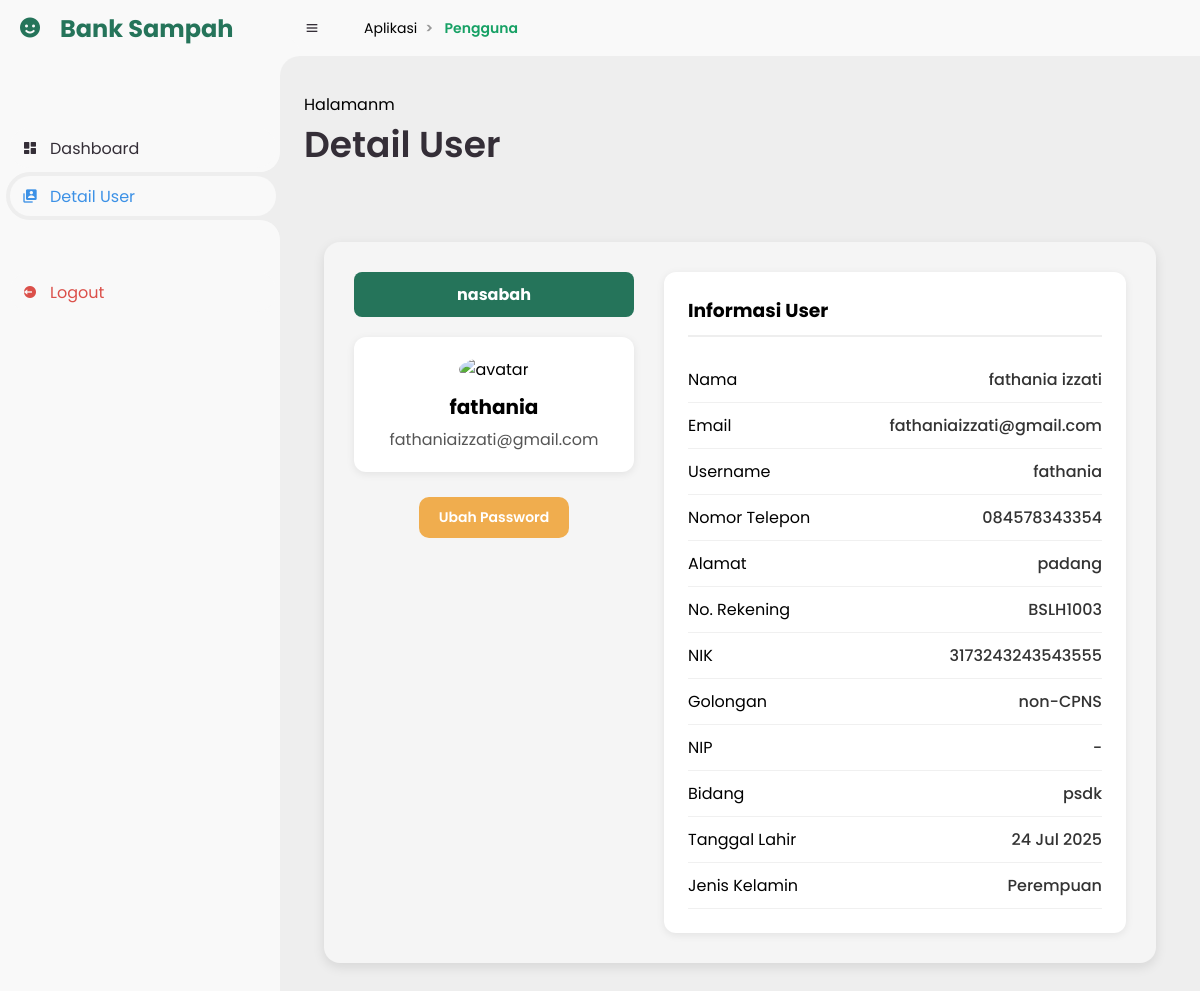
/index.php?page=detail_user (signed in), run on the app's committed database.
### tables this page shows
CREATE TABLE `dompet` (
  `id` int(11) NOT NULL,
  `id_user` int(11) DEFAULT NULL,
  `uang` decimal(11,2) NOT NULL DEFAULT 0.00,
  `emas` varbinary(512) DEFAULT NULL
);

CREATE TABLE `user` (
  `id` int(11) NOT NULL,
  `email` varchar(255) DEFAULT NULL,
  `username` varchar(255) NOT NULL,
  `password` varchar(255) NOT NULL,
  `nama` varchar(40) NOT NULL,
  `no_rek` varchar(10) NOT NULL,
  `notelp` varchar(200) DEFAULT NULL,
  `nik` varchar(200) DEFAULT NULL,
  `nip` varchar(20) DEFAULT NULL,
  `gol` varchar(10) DEFAULT NULL,
  `alamat` varchar(255) DEFAULT NULL,
  `tgl_lahir` date DEFAULT NULL,
  `kelamin` enum('Laki-Laki','Perempuan') NOT NULL,
  `bidang` varchar(100) DEFAULT NULL,
  `role` enum('admin','nasabah') NOT NULL,
  `created_at` datetime NOT NULL DEFAULT current_timestamp() ON UPDATE current_timestamp(),
  `frekuensi_menabung` int(11) DEFAULT 0,
  `terakhir_menabung` datetime DEFAULT NULL,
  `status` tinyint(1) DEFAULT 0,
  `verify_token` varchar(255) DEFAULT NULL,
  `verify_status` enum('pending','verified') DEFAULT 'pending'
);

### views/detail_user/index_detail.php (the view, shortened to what this page needs)
<?php
include_once __DIR__ . '/../layouts/sidebar.php';
include_once __DIR__ . '/../../config/koneksi.php';
function getUserData($koneksi, $username)
{
    $query = "SELECT u.id, u.username, u.nama, u.nik, u.nip, u.no_rek, u.gol, u.bidang,
                     u.tgl_lahir, u.kelamin, u.email, u.notelp, u.alamat,
                     u.created_at AS tanggal_bergabung, u.role,
                     d.uang, d.emas
              FROM user u
              LEFT JOIN dompet d ON u.id = d.id_user
              WHERE u.username = ?
              LIMIT 1";
    $stmt = $koneksi->prepare($query);
    $stmt->bind_param("s", $username);
    $stmt->execute();
    $result = $stmt->get_result();
    return $result ? $result->fetch_assoc() : null;
}
$username = $_SESSION['username'];
$data = getUserData($koneksi, $username);
?>
<!DOCTYPE html>
<html lang="en">
<head>
    <link href='https://unpkg.com/boxicons@2.0.9/css/boxicons.min.css' rel='stylesheet'>
    <link rel="stylesheet" href="../../assets/css/style.css">
</head>
<body>
    <section id="content">
        <nav>
            <i class='bx bx-menu'></i>
            <?php include_once __DIR__ . '/../layouts/breadcrumb.php'; ?>
        </nav>
        <main>
            <div class="head-title">
                <div class="left">
                    <span>Halamanm</span>
                    <h1>Detail User</h1>
                </div>
            </div>
            <div class="main--content">
                <div class="containeruser">
                    <div class="card-wrapper">
                        <div class="left-card">
                            <div class="card-title" id="inputRole">
                                <?= htmlspecialchars($data['role']) ?>
                            </div>
                            <div class="card user-card">
                                <img src="https://img.icons8.com/ios-filled/100/000000/user-male-circle.png" alt="avatar" class="avatar" />
                                <div class="user-info">
                                    <h3><?= htmlspecialchars($data['username']) ?></h3>
                                    <p><?= htmlspecialchars($data['email']) ?></p>
                                </div>
                            </div><br>
                            <?php if ($data['role'] === 'nasabah') : ?>
                                <div class="text-center mt-3">
                                    <a href="index.php?page=ubah_password&id=<?= $data['id'] ?>" class="btn btn-warning">Ubah Password</a>
                                </div>
                            <?php endif; ?>
                        </div>
                        <div class="right-card card">
                            <h3>Informasi User</h3>
                            <div class="info-row">
                                <span>Nama</span><span class="value"><?= htmlspecialchars($data['nama'] ?? '-') ?></span>
                            </div>
                            <div class="info-row">
                                <span>Email</span><span class="value"><?= htmlspecialchars($data['email'] ?? '-') ?></span>
                            </div>
                            <div class="info-row">
                                <span>Username</span><span class="value"><?= htmlspecialchars($data['username'] ?? '-') ?></span>
                            </div>
                            <div class="info-row">
                                <span>Nomor Telepon</span><span class="value"><?= htmlspecialchars($data['notelp'] ?? '-') ?></span>
                            </div>
                            <div class="info-row">
                                <span>Alamat</span><span class="value"><?= htmlspecialchars($data['alamat'] ?? '-') ?></span>
                            </div>
                            <?php if ($_SESSION['role'] !== 'admin') : ?>
                                <div class="info-row">
                                    <span>No. Rekening</span><span class="value"><?= htmlspecialchars($data['no_rek'] ?? '-') ?></span>
                                </div>
                                <div class="info-row">
                                    <span>NIK</span><span class="value"><?= htmlspecialchars($data['nik'] ?? '-') ?></span>
                                </div>
                                <div class="info-row">
                                    <span>Golongan</span><span class="value"><?= htmlspecialchars($data['gol'] ?? '-') ?></span>
                                </div>
                                <div class="info-row">
                                    <span>NIP</span>
                                    <span class="value">
                                        <?= (empty($data['nip']) || $data['nip'] === '0') ? '-' : htmlspecialchars($data['nip']) ?>
                                    </span>
                                </div>
                                <div class="info-row">
                                    <span>Bidang</span><span class="value"><?= htmlspecialchars($data['bidang'] ?? '-') ?></span>
                                </div>
                                <div class="info-row">
                                    <span>Tanggal Lahir</span>
                                    <span class="value">
                                        <?= !empty($data['tgl_lahir']) ? date('d M Y', strtotime($data['tgl_lahir'])) : '-' ?>
                                    </span>
                                </div>
                                <div class="info-row">
                                    <span>Jenis Kelamin</span><span class="value"><?= htmlspecialchars($data['kelamin'] ?? '-') ?></span>
                                </div>
                            <?php endif; ?>
                        </div>
                    </div>
        </main>
    </section>
</body>
</html>

### assets/css/style.css (style rules this page uses)
* { margin: 0; padding: 0; box-sizing: border-box; }
a { text-decoration: none; }
:root { --poppins: 'Poppins', sans-serif; --lato: 'Lato', sans-serif; --light: #F9F9F9; --blue: #3C91E6; --light-blue: #CFE8FF; --grey: #eee; --dark-grey: #AAAAAA; --dark: #342E37; --red: #DB504A; --yellow: #FFCE26; --light-yellow: #FFF2C6; --orange: #FD7238; --light-orange: #FFE0D3; }
html { overflow-x: hidden; }
body { background: var(--grey); overflow-x: hidden; }
#content { position: relative; width: calc(100% - 280px); left: 280px; transition: .3s ease; }
#content nav { height: 56px; background: var(--light); padding: 0 24px; display: flex; align-items: center; grid-gap: 24px; font-family: var(--lato); position: sticky; top: 0; left: 0; z-index: 1000; }
#content nav::before { content: ''; position: absolute; width: 40px; height: 40px; bottom: -40px; left: 0; border-radius: 50%; box-shadow: -20px -20px 0 var(--light); }
#content nav .bx.bx-menu { cursor: pointer; color: var(--dark); }
#content main { width: 100%; padding: 36px 24px; font-family: var(--poppins); max-height: calc(100vh - 56px); overflow-y: auto; }
#content main .head-title { display: flex; align-items: center; justify-content: space-between; grid-gap: 16px; flex-wrap: wrap; }
#content main .head-title .left h1 { font-size: 36px; font-weight: 600; margin-bottom: 10px; color: var(--dark); }
.containeruser { max-width: 1100px; margin: 40px auto; padding: 20px; box-sizing: border-box; }
.card-wrapper { display: flex; gap: 30px; flex-wrap: wrap; background-color: #f5f5f5; padding: 30px; border-radius: 16px; box-shadow: 0 4px 12px rgba(0, 0, 0, 0.1); }
.left-card { flex: 1; min-width: 280px; }
.card-title { background-color: #25745A;; color: white; padding: 10px 16px; border-radius: 8px; margin-bottom: 20px; font-weight: bold; text-align: center; }
.user-card { background: white; border-radius: 12px; padding: 20px; text-align: center; box-shadow: 0 2px 8px rgba(0, 0, 0, 0.08); }
.avatar { width: 80px; height: 80px; border-radius: 50%; margin-bottom: 10px; }
.user-info h3 { margin: 0; font-size: 20px; }
.user-info p { margin: 5px 0 0; color: #555; }
.right-card { flex: 2; min-width: 300px; background: white; border-radius: 12px; padding: 24px; box-shadow: 0 2px 8px rgba(0, 0, 0, 0.08); }
.right-card h3 { margin-bottom: 20px; border-bottom: 2px solid #eee; padding-bottom: 10px; }
.info-row { display: flex; justify-content: space-between; padding: 10px 0; border-bottom: 1px solid #f0f0f0; }
.info-row .value { font-weight: 500; color: #333; }
.btn { display: inline-block; padding: 10px 20px; border: none; border-radius: 10px; font-size: 14px; font-weight: 600; cursor: pointer; text-decoration: none; transition: all 0.3s ease; }
.btn-warning { background-color: #f0ad4e; color: white; }
.text-center { text-align: center; }

### views/layouts/sidebar.php (style rules this page uses)
* { font-family: 'Poppins', sans-serif; }

### data on the page
dompet: id_user.role "nasabah", id_user.username "fathania", id_user.email "fathaniaizzati@gmail.com", id_user.nama "fathania izzati", id_user.notelp "084578343354", id_user.alamat "padang", id_user.no_rek "BSLH1003", id_user.nik "3173243243543555", id_user.gol "non-CPNS", id_user.bidang "psdk", id_user.tgl_lahir "24 Jul 2025", id_user.kelamin "Perempuan"

### other printed values
$item['label'] "Aplikasi"
$item['label'] "Pengguna"
